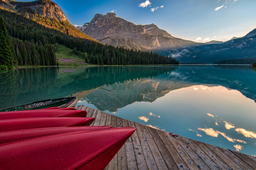
#> input picture Architecture/paisaje_1.png, 256 x 170 px, shrunk from 3200 x 2125 before the run
$ jupyter execute 'Codificación_Uno_Cero.ipynb'
#> lines starting #> are read from the running program, lines starting #| are printed output that depends on the picture
#RGB Image Rendering

RGB (Red, Green, Blue) image representation is one of the most common methods for storing and manipulating digital images. Each pixel in the image is represented by a combination of three color values: red (R), green (G), and blue (B). When combined, these values determine the final color of the pixel.

#Structure of the RGB representation

- **Pixel**: The smallest unit of an image. Each pixel has three color components: Red, Green and Blue.
- **Color values**: Each color component is usually represented by a numeric value that can vary between 0 and 255 in images of 8 bits per channel (i.e. 24 bits total per pixel, since 8 bits $\times$ 3 channels = 24 bits). A value of 0 indicates no presence of that color, and a value of 255 indicates the maximum intensity of that color.
- **Color matching**: By combining different intensities of red, green, and blue, a wide spectrum of colors can be represented.

# Example of RGB representation
Suppose we have a pixel representing a color:

- Red: 255
- Green: 0
- Blue: 0
-**This pixel would be completely red, since the red component is at maximum and the others are off.**

Another example:

- Red: 0
- Green: 255
- Blue: 0
- **This pixel would be completely green.**

And if we combine all of them to the maximum:

- Red: 255
- Green: 255
- Blue: 255
- **This pixel would be white, because all the primary colors are mixed at their maximum intensity.**

#Image storage
An RGB digital image is stored as a three-dimensional array or as three two-dimensional arrays. Each two-dimensional array corresponds to one of the color components (R, G or B), and the combination of these values at a specific position in the array determines the color of the pixel at that position.

[cell 1]
from PIL import Image
import numpy as np

# Create a 100x100 pixel image with a pure red color
width, height = 100, 100
red_image = np.zeros((height, width, 3), dtype=np.uint8)
red_image[:] = [255, 0, 0]  # R = 255, G = 0, B = 0

# Convert the NumPy array to an image and save it
image = Image.fromarray(red_image)
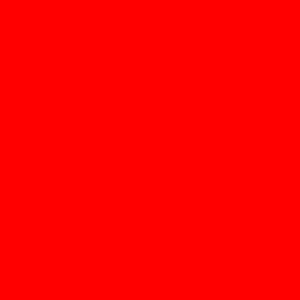
#> image: PIL image 100x100 RGB (shown 3 times larger); mean R, G, B 255, 0, 0
image.save('red_image.png')

[cell 2]
import random
from PIL import Image
import numpy as np

r = random.randint(0, 255)
g = random.randint(0, 255)
b = random.randint(0, 255)
print (r, g, b)

# Create a 100x100 pixel image with a random color
width, height = 100, 100
random_image = np.zeros((height, width, 3), dtype=np.uint8)
random_image[:] = [r, g, b]

# Convert the NumPy array to an image and save it
image = Image.fromarray(random_image)
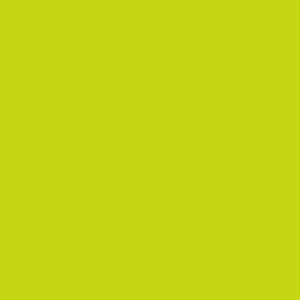
#> image: PIL image 100x100 RGB (shown 3 times larger); mean R, G, B 197, 215, 20
image.save('random_image.png')

[cell 3]
from PIL import Image
import numpy as np
import random

# Create a 100x100 pixel image with a pure red color
width, height = 100, 100
red_image = np.zeros((height, width, 3), dtype=np.uint8)
for i in range(height):
    for j in range(width):
        red_image[i,j] = [random.randint(0,255), random.randint(0,255), random.randint(0,255)]  # R = 255, G = 0, B = 0

# Convert the NumPy array to an image and save it
image = Image.fromarray(red_image)
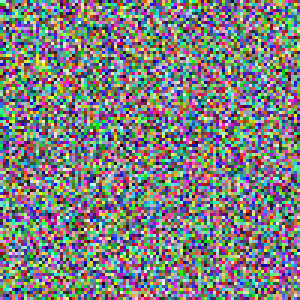
#> image: PIL image 100x100 RGB (shown 3 times larger); mean R, G, B 126.3, 127.1, 127.9
image.save('noise_image.png')

#RGB Manipulation

Convert a flat file containing RGB values into an image. Suppose you have a text file where each line represents a pixel in “R G B” format, and you want to convert this file into an image.

[cell 4]
from PIL import Image
import numpy as np
import random

# Open the file in write mode
with open('imag.txt', 'w') as file:
    # Write 8 random colors to the file
    for _ in range(10000):
        r = random.randint(0, 255)
        g = random.randint(0, 255)
        b = random.randint(0, 255)
        file.write(f"{r} {g} {b}\n")

width = 100  # Image width
height = 100 # Image height

# We initialize an empty matrix to store the pixels.
image_data = np.zeros((height, width, 3), dtype=np.uint8)

# Read the text file with RGB values
with open('imag.txt', 'r') as file:
    lines = file.readlines()

# Fill the image matrix with the RGB values
for i, line in enumerate(lines):
    r, g, b = map(int, line.strip().split())
    row = i // width
    col = i % width
    image_data[row, col] = [r, g, b]

# Create the image from the matrix
image = Image.fromarray(image_data)
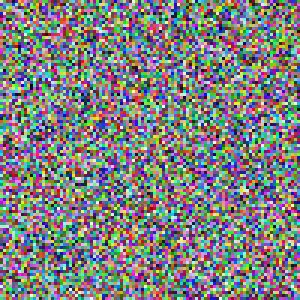
#> image: PIL image 100x100 RGB (shown 3 times larger); mean R, G, B 126.6, 127.8, 127.5
image.save('output_image.png')

# Binary RGB
To create an RGB representation using binary numbers, we can convert each color component (Red, Green, Blue) from its decimal format (generally in the range 0 to 255) to binary format (8 bits per component). Thus, each pixel in the image will be represented by 24 bits in total (8 bits for each of the three colors).

[cell 5]
from PIL import Image
import numpy as np
import random

# Open the file in write mode
with open('binary_rgb_values.txt', 'w') as file:
    # Write 8 random colors to the file
    for _ in range(10000):
        r = random.randint(0, 255)
        g = random.randint(0, 255)
        b = random.randint(0, 255)
        r_bin = format(r, '08b')
        g_bin = format(g, '08b')
        b_bin = format(b, '08b')
        file.write(f"{r_bin} {g_bin} {b_bin}\n")

width = 100
height = 100

image_data = np.zeros((height, width, 3), dtype=np.uint8)

def binary_to_int(binary_str):
    return int(binary_str, 2)
with open('binary_rgb_values.txt', 'r') as file:
    lines = file.readlines()


for i, line in enumerate(lines):
    r_bin, g_bin, b_bin = line.strip().split()
    r = binary_to_int(r_bin)
    g = binary_to_int(g_bin)
    b = binary_to_int(b_bin)
    row = i // width
    col = i % width
    image_data[row, col] = [r, g, b]


image = Image.fromarray(image_data)
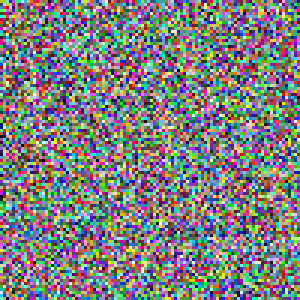
#> image: PIL image 100x100 RGB (shown 3 times larger); mean R, G, B 126.4, 126.9, 127.3
image.save('output_binary_image.png')

#Design of a proprietary coding system
Designing your own encoding system for RGB involves defining how colors will be represented using a custom bit structure or values. Below, I guide you step-by-step to create a custom RGB encoding system:

###Step 1: Define the coding system requirements
Before designing the coding system, it is important to define some key requirements:

- **Color Accuracy**: Decide how many color intensity levels you need for each component (Red, Green, Blue). This will determine how many bits you will allocate to each component.
- **Storage efficiency**: Consider the balance between color accuracy and the amount of storage needed.
- **Compatibility**: If necessary, think about how your encoding will map to other encoding standards (such as 24-bit RGB).

###Step 2: Define the encoding structure
Let's define an example coding system that uses 4 bits for each color component (R, G, B), giving us 16 intensity levels per color.

- Example: 12-bit RGB encoding
  - Red: 4 bits
  - Green: 4 bits
  - Blue: 4 bits
  - This gives us a total 12-bit structure for each pixel.

###Step 3: Create the coding system
In this example, each color component will have 16 possible levels, which can be represented with 4 bits (from 0000 for minimum intensity to 1111 for maximum intensity).

- Red: 4 bits (0000 to 1111)
- Green: 4 bits (0000 to 1111)
- Blue: 4 bits (0000 to 1111)

[cell 6]
from PIL import Image
import numpy as np

# Función para reducir la precisión a 4 bits por componente de color
def convert_to_12bit_color(r, g, b):
    r_4bit = r >> 4  # Usar los 4 bits más significativos
    g_4bit = g >> 4
    b_4bit = b >> 4
    return r_4bit, g_4bit, b_4bit

# Función para reconstruir los valores RGB originales de 8 bits desde 4 bits
def reconstruct_from_12bit(r_4bit, g_4bit, b_4bit):
    r_8bit = r_4bit << 4  # Multiplicar por 16 (shift left)
    g_8bit = g_4bit << 4
    b_8bit = b_4bit << 4
    return r_8bit, g_8bit, b_8bit

# Cargar la imagen original
original_image = Image.open('paisaje_1.png')
#> original_image is the input picture: PIL image 256x170 RGB; mean R, G, B 90.3, 87.1, 92.5
width, height = original_image.size
#> width = 256; height = 170
pixels = np.array(original_image)

# Crear una nueva matriz para la imagen de 12 bits
new_image_data = np.zeros((height, width, 3), dtype=np.uint8)

# Convertir cada píxel a la nueva codificación
for y in range(height):
    for x in range(width):
        r, g, b = pixels[y, x]
        r_4bit, g_4bit, b_4bit = convert_to_12bit_color(r, g, b)
        r_new, g_new, b_new = reconstruct_from_12bit(r_4bit, g_4bit, b_4bit)
        new_image_data[y, x] = [r_new, g_new, b_new]

# Guardar la nueva imagen
new_image = Image.fromarray(new_image_data)
new_image.save('output_12bit_image.png')

#Gray to RGB code

It is possible to encode RGB values using Gray code, which is a way of representing binary numbers so that two consecutive values differ by only one bit. Gray code is useful in certain applications to minimize errors in state transitions, such as in digital systems and data encoding.

First, to encode an RGB value in Gray code, you need to convert each color component (Red, Green, Blue) from its standard binary representation to its Gray code equivalent.

The Gray code for a binary number is obtained by the following formula:

$Gray(n)=n\oplus \frac{n}{2}$

Where $n$ is the number in binary, and  $\oplus$ represents the XOR operation (exclusive or).

[cell 7]
from PIL import Image
import numpy as np

# Function to convert a binary number to Gray code
def binary_to_gray(n):
    return n ^ (n >> 1)

# Function to convert Gray code to binary
def gray_to_binary(gray):
    binary = gray
    while gray > 0:
        gray >>= 1
        binary ^= gray
    return binary

# Function to convert an RGB pixel to Gray code
def rgb_to_gray_code(r, g, b):
    r_gray = binary_to_gray(r)
    g_gray = binary_to_gray(g)
    b_gray = binary_to_gray(b)
    return r_gray, g_gray, b_gray

# Function to convert a Gray-coded pixel back to RGB
def gray_code_to_rgb(r_gray, g_gray, b_gray):
    r = gray_to_binary(r_gray)
    g = gray_to_binary(g_gray)
    b = gray_to_binary(b_gray)
    return r, g, b

# Load the original image
original_image = Image.open('paisaje_1.png')
width, height = original_image.size
pixels = np.array(original_image)

# Crear una nueva matriz para la imagen codificada en Gray
gray_image_data = np.zeros((height, width, 3), dtype=np.uint8)

# Convertir cada píxel a código Gray
for y in range(height):
    for x in range(width):
        r, g, b = pixels[y, x]
        r_gray, g_gray, b_gray = rgb_to_gray_code(r, g, b)
        gray_image_data[y, x] = [r_gray, g_gray, b_gray]
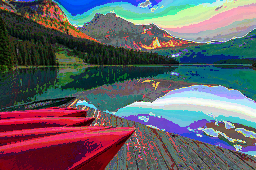
#> gray_image_data: shape (170, 256, 3); mean R, G, B 99.3, 96.9, 103.6

# Guardar la imagen en código Gray
gray_image = Image.fromarray(gray_image_data)
gray_image.save('output_gray_code_image.png')

# Reconstruir la imagen original desde código Gray
reconstructed_image_data = np.zeros((height, width, 3), dtype=np.uint8)
for y in range(height):
    for x in range(width):
        r_gray, g_gray, b_gray = gray_image_data[y, x]
        r, g, b = gray_code_to_rgb(r_gray, g_gray, b_gray)
        reconstructed_image_data[y, x] = [r, g, b]

# Guardar la imagen reconstruida
reconstructed_image = Image.fromarray(reconstructed_image_data)
reconstructed_image.save('reconstructed_image.png')
